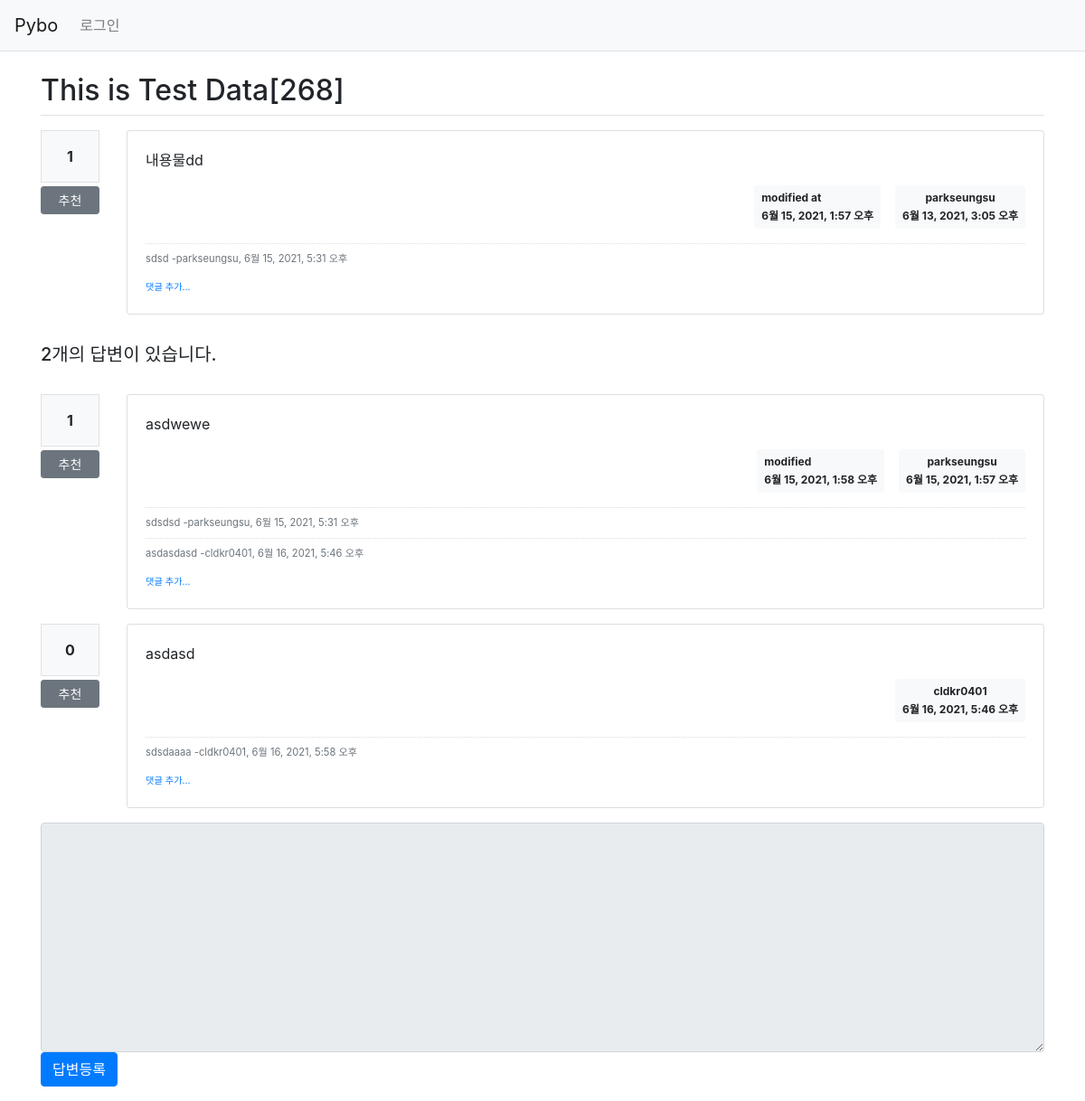
The page /pybo/303/ on the database its author committed.
### pybo/models.py (models this page shows, shortened)
class Question(models.Model):
    subject = models.CharField(max_length=200)
    content = models.TextField()
    create_date = models.DateTimeField()
    author = models.ForeignKey(User,on_delete=models.CASCADE,null=True,related_name='author_question')
    modify_date = models.DateTimeField(null=True,blank=True)
    voter = models.ManyToManyField(User, related_name='voter_question')

class Comment(models.Model):
    author = models.ForeignKey(User,on_delete=models.CASCADE,related_name='author_name')
    content = models.TextField()
    create_date = models.DateTimeField()
    modify_date = models.DateTimeField(null=True,blank=True)
    question = models.ForeignKey(Question,null=True,blank=True,on_delete=models.CASCADE)
    answer = models.ForeignKey(Answer,null=True,blank=True,on_delete=models.CASCADE)

class Answer(models.Model):
    question = models.ForeignKey(Question, on_delete=models.CASCADE)
    content = models.TextField()
    create_date = models.DateTimeField()
    author = models.ForeignKey(User,on_delete=models.CASCADE,null=True)
    modify_date = models.DateTimeField(null=True,blank=True)
    voter = models.ManyToManyField(User,related_name='voter_answer')

### pybo/views/base_views.py (the view)
def detail(request, question_id):
    question = get_object_or_404(Question,pk=question_id)
    context = {'question': question}
    return render(request,'pybo/question_detail.html',context)

### pybo/templatetags/pybo_filter.py (called while the page is built)
@register.filter
def mark(value):
    extensions = ['nl2br','fenced_code']
    return mark_safe(markdown.markdown(value,extensions=extensions))

### templates/pybo/question_detail.html (shortened to what this page needs)
{% extends 'base.html' %}
{% load pybo_filter %}
{% block content %}
<div class = 'container my-3'>
    <h2 class="border-bottom py-2">{{question.subject}}</h2>
    <div class="row my-3">
        <div class="col-1">
            <div class="bg-light text-center p-3 border font-weight-bolder mb-1">{{question.voter.count}}</div>
            <a href="#" data-uri="{% url 'pybo:vote_question' question.id %}"
            class="recommend btn btn-sm btn-secondary btn-block my-1">추천</a>
        </div>
        <div class="col-11">
            <div class="card">
                <div class="card-body">
                    <div class="card-text">{{question.content|mark}}</div>
                    <div class="d-flex justify-content-end">
                        {% if question.modify_date %}
                        <div class="badge badge-light p-2 text-left mx-3">
                            <div class="mb-2">modified at</div>
                            <div>{{question.modify_date}}</div>
                        </div>
                        {% endif %}
                        <div class="badge badge-light p-2">
                            <div class="mb-2">{{ question.author.username}}</div>
                            <div>{{question.create_date}}</div>
                        </div>
                    </div>
                                {% if question.comment_set.count > 0 %}
                    <div class="mt-3">
                        {% for comment in question.comment_set.all %}
                        <div class="comment py-2 text-muted">
                            <span style="white-space: pre-line;">{{comment.content}}</span>
                            <span>
                                -{{comment.author}}, {{comment.create_date}}
                            </span>
                        </div>
                        {% endfor %}
                    </div>
                    {% endif %}
                    <div>
                        <a href="{% url 'pybo:comment_create_question' question.id %}"
                        class="small"><small>댓글 추가...</small></a>
                    </div>
                </div>
            </div>
        </div>
    </div>
    <h5 class="border-bootom my-3 py-3">{{question.answer_set.count}}개의 답변이 있습니다.</h5>
    {% for answer in question.answer_set.all %}
    <div class='row my-3'>
        <div class="col-1">
            <div class="bg-light text-center p-3 border font-weight-bolder mb-1">{{answer.voter.count}}</div>
            <a href="#" data-uri="{% url 'pybo:vote_answer' answer.id %}"
                class="recommend btn btn-sm btn-secondary btn-block my-1">추천</a>
        </div>
        <div class="col-11">
            <div class="card">
                <div class="card-body">
                    <div class="card-text">{{answer.content|mark}}</div>
                    <div class="d-flex justify-content-end">
                        {% if answer.modify_date %}
                        <div class="badge badge-light p-2 text-left mx-3">
                            <div class="mb-2">modified</div>
                            <div>{{answer.modify_date}}</div>
                        </div>
                        {% endif %}
                        <div class="badge badge-light p-2">
                            <div class="mb-2">{{ answer.author.username }}</div>
                            <div>{{answer.create_date}}</div>
                        </div>
                    </div>
                    {% if answer.comment_set.count > 0 %}
                    <div class="mt-3">
                        {% for comment in answer.comment_set.all %}
                        <div class="comment py-2 text-muted">
                            <span style="white-space: pre-line;">{{comment.content}}</span>
                            <span>
                                -{{comment.author}}, {{comment.create_date}}
                            </span>
                        </div>
                        {% endfor %}
                    </div>
                    {% endif %}
                    <div>
                        <a href="{% url 'pybo:comment_create_answer' answer.id %}"
                        class="small"><small>댓글 추가...</small></a>
                    </div>
                </div>
            </div>
        </div>
    </div>
    {% endfor %}
    <form action="{% url 'pybo:answer_create' question.id %}" method="POST" class="my-3">
        <div class="form-group">
            <textarea {% if not user.is_authenticated %} disabled {% endif %}
            name="content" id="content" class="form-control" rows="10"></textarea>
            <input type="submit" value="답변등록" class="btn btn-primary">
        </div>
    </form>
</div>
{% endblock %}

### static/style.css (style rules this page uses)
.comment { border-top: dotted 1px #ddd; font-size: 0.7em; }

### rows shown on the page
Question: subject "This is Test Data[268]", voter.count "1", content|mark "내용물dd", modify_date "6월 15, 2021, 1:57 오후", author.username "parkseungsu", create_date "6월 13, 2021, 3:05 오후", answer_set.count "2"
Comment: content "sdsd", author "parkseungsu", create_date "6월 15, 2021, 5:31 오후"
Answer: voter.count "1", content|mark "asdwewe", modify_date "6월 15, 2021, 1:58 오후", author.username "parkseungsu", create_date "6월 15, 2021, 1:57 오후"
Comment: content "sdsdsd", author "parkseungsu", create_date "6월 15, 2021, 5:31 오후"
Comment: content "asdasdasd", author "cldkr0401", create_date "6월 16, 2021, 5:46 오후"
Answer: voter.count "0", content|mark "asdasd", author.username "cldkr0401", create_date "6월 16, 2021, 5:46 오후"
Comment: content "sdsdaaaa", author "cldkr0401", create_date "6월 16, 2021, 5:58 오후"
